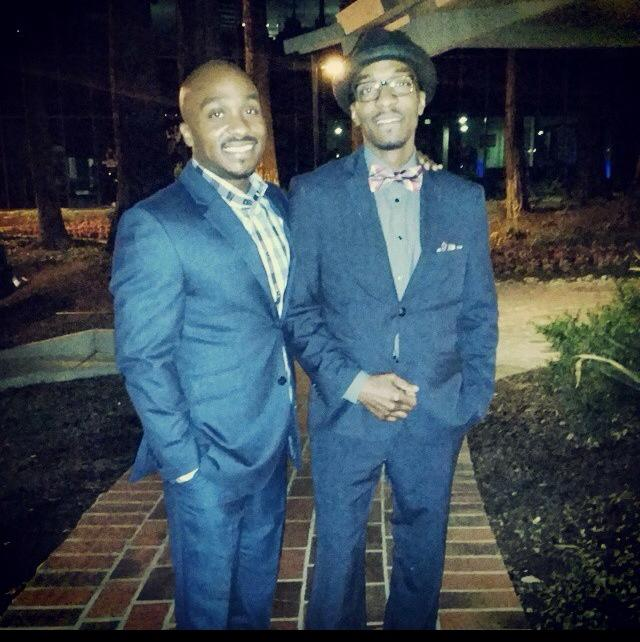
#> input picture me_vale_seans_wedding.jpg, 640 x 642 px
$ python low-light-trace.py
#> lines starting #> are read from the running program, lines starting #| are printed output that depends on the picture; after the words box and inside, x2 and y2 are one past the last pixel; in counts of white or black regions, pixels touching at a corner belong together
import cv2
import numpy as np
import sys
import os

# ==========================================
# SCOTT ENGINE V2.1: LOW-LIGHT MANIFEST
# Logic: CLAHE + Bilateral Denoising
# ==========================================

class ScottPhotoGenerator:
    def __init__(self, image_path):
        self.image_path = image_path
        self.channel_width = 4.0
        self.sign_height = 2.0
        self.min_area = 100 # Increased to ignore noise specs

    def process_photo(self):
        img = cv2.imread(self.image_path)
#> img is the input picture: shape (642, 640, 3); mean B, G, R 82.6, 71.5, 58
        if img is None:
            print(f"Error: Could not load {self.image_path}")
            return None

        gray = cv2.cvtColor(img, cv2.COLOR_BGR2GRAY)
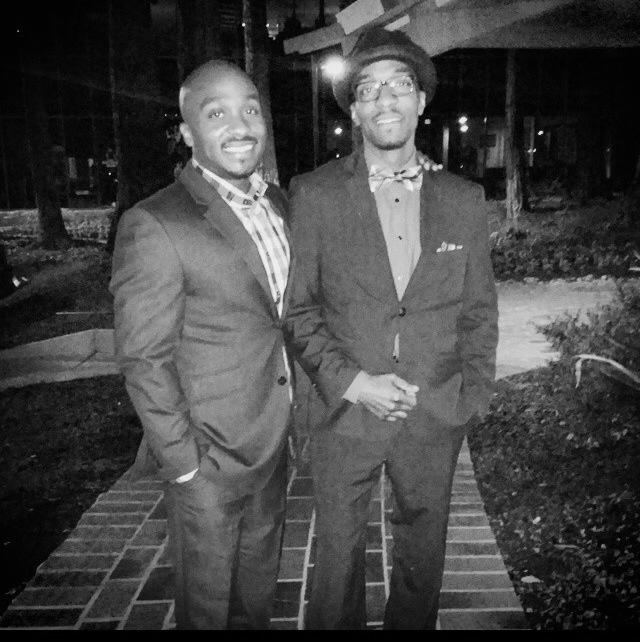
#> gray: shape (642, 640); min 0, max 253, mean 68.7

        # --- V2.1 UPGRADE: SIGNAL BOOST ---

        # 1. CLAHE (Contrast Limited Adaptive Histogram Equalization)
        # This pulls structure out of the shadows
        clahe = cv2.createCLAHE(clipLimit=2.0, tileGridSize=(8,8))
        enhanced = clahe.apply(gray)
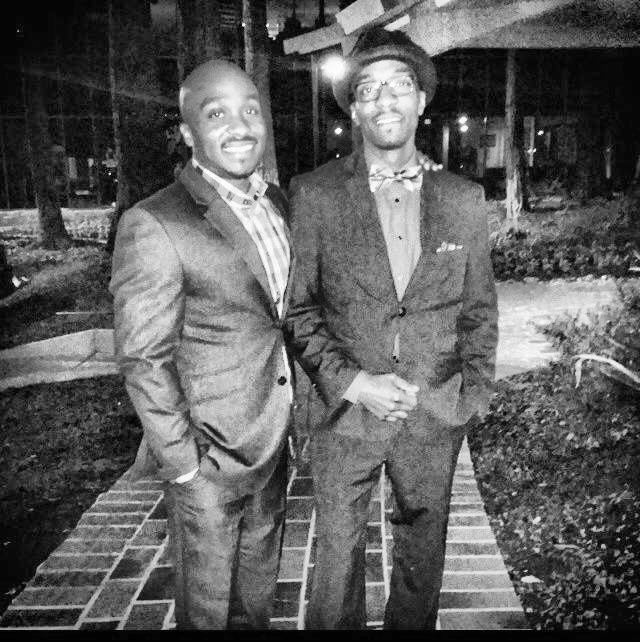
#> enhanced: shape (642, 640); min 0, max 255, mean 93.4

        # 2. Bilateral Filter (The "Shard" Killer)
        # Smooths noise but keeps edges sharp
        filtered = cv2.bilateralFilter(enhanced, 9, 75, 75)
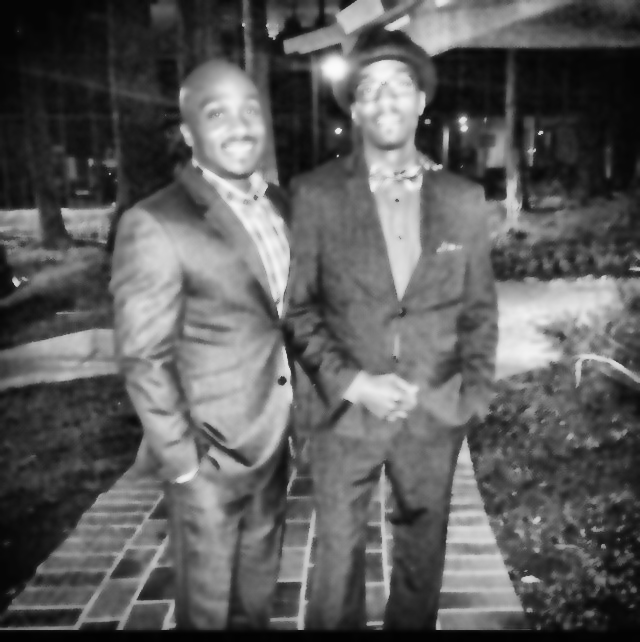
#> filtered: shape (642, 640); min 2, max 251, mean 93.4

        # ----------------------------------

        # Adaptive Threshold (Now working on clean data)
        thresh = cv2.adaptiveThreshold(filtered, 255,
                                     cv2.ADAPTIVE_THRESH_GAUSSIAN_C,
                                     cv2.THRESH_BINARY_INV, 11, 2)
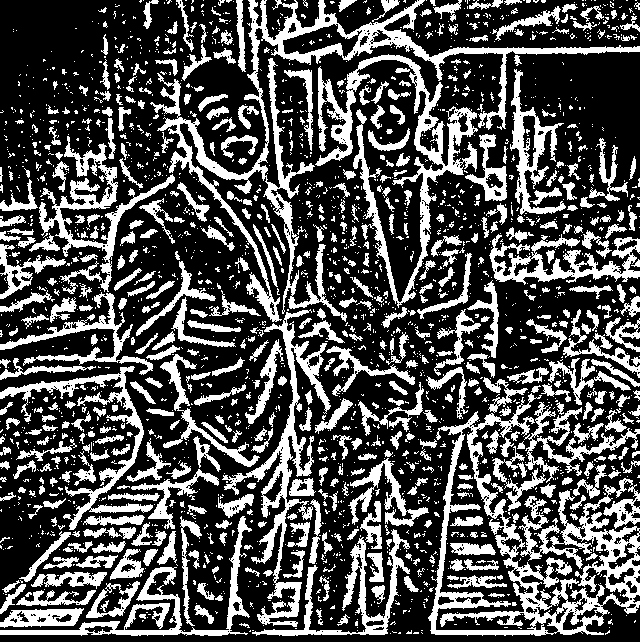
#> thresh: shape (642, 640); 31.7% white; 2277 white regions (1714 under 20 px), largest, box (x1, y1, x2, y2) and area: (428, 393, 640, 636) 12792, (150, 0, 640, 322) 12179, (315, 54, 478, 308) 7183

        # Morphological Closing to connect lines
        kernel = np.ones((2,2), np.uint8)
        thickened = cv2.dilate(thresh, kernel, iterations=1)
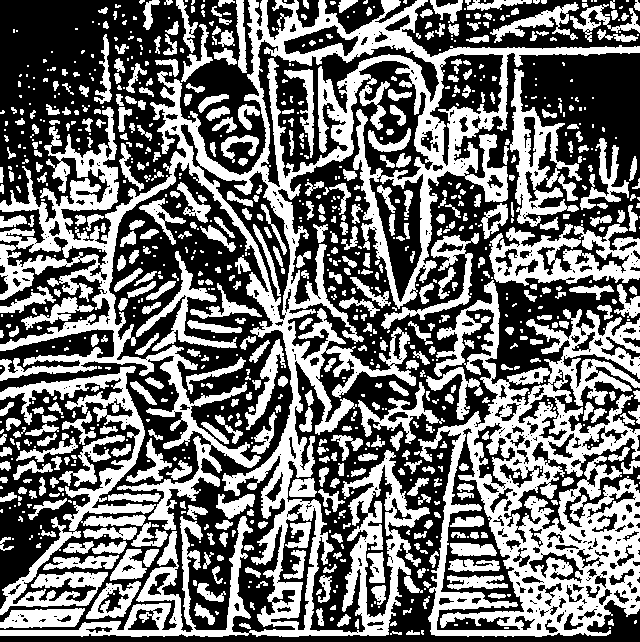
#> thickened: shape (642, 640); 44.7% white; 949 white regions (454 under 20 px)

        # Boundary Tracing
        contours, _ = cv2.findContours(thickened, cv2.RETR_EXTERNAL, cv2.CHAIN_APPROX_SIMPLE)
#> contours = 845 contours, 504 with area under 20; largest, box (x1, y1, x2, y2) and area: (0, 0, 640, 637) 89350, (414, 280, 640, 637) 47892, (0, 366, 168, 615) 7358, (489, 224, 640, 286) 5314, (510, 69, 582, 227) 4192

        manifest_data = []
        print(f"--- PROCESSING LOW-LIGHT MANIFEST ---")

        contours = sorted(contours, key=cv2.contourArea, reverse=True)

        for cnt in contours:
            area = cv2.contourArea(cnt)
            if area < self.min_area: # Filter noise
                continue

            epsilon = 0.0015 * cv2.arcLength(cnt, True) # Slightly looser for noisy images
            approx = cv2.approxPolyDP(cnt, epsilon, True)

            points_list = []
            for p in approx:
                points_list.append([float(p[0][0]), float(-p[0][1])])

            manifest_data.append(points_list)
#> this loop made 845 passes
#> (area, epsilon) on passes 1 to 3: (89349.5, 25.06), (47892.5, 7.43), (7358.5, 4.32)
#> after the loop, manifest_data = 106 items

        return manifest_data

    def generate_scad(self, components):
        output_filename = os.path.splitext(self.image_path)[0] + "_v2.scad"

        if not components: return
        all_points = [p for sublist in components for p in sublist]
        xs = [p[0] for p in all_points]
        ys = [p[1] for p in all_points]
        center_x = (min(xs) + max(xs)) / 2
        center_y = (min(ys) + max(ys)) / 2

        scad_content = f"""
// ==========================================
// SCOTT ENGINE V2.1: LOW-LIGHT MANIFEST
// Source: {self.image_path}
// ==========================================

$fn = 40;
height = {self.sign_height};

module photo_lines() {{
    translate([{-center_x}, {-center_y}, 0]) {{
"""
        for pts in components:
            pts_str = str(pts).replace("'", "")
            scad_content += f"""
        polygon(points={pts_str});
"""
        scad_content += """
    }
}

linear_extrude(height) photo_lines();
// translate([0,0,-1]) cube([200, 200, 1], center=true); // Base plate
"""
        with open(output_filename, "w") as f:
            f.write(scad_content)
        print(f"--- MANIFEST COMPLETE: {output_filename} ---")

if __name__ == "__main__":
    input_file = "me_vale_seans_wedding.jpg"
    if len(sys.argv) > 1:
        input_file = sys.argv[1]

    engine = ScottPhotoGenerator(input_file)
    data = engine.process_photo()
#> data = 106 items
    if data:
        engine.generate_scad(data)
#> in generate_scad, `all_points = [p for sublist in components for p in sublist]`: all_points = 7387 pairs, first value 0 to 639, second value -635 to 0
#> in generate_scad, `xs = [p[0] for p in all_points]`: xs = 7387 values, max 639 at index 0, min 0 at index 24, mean 286.7
#> in generate_scad, `ys = [p[1] for p in all_points]`: ys = 7387 values, max 0 at index 3, min -635 at index 73, mean -303.1
#> in generate_scad, `center_x = (min(xs) + max(xs)) / 2`: center_x = 319.5
#> in generate_scad, `center_y = (min(ys) + max(ys)) / 2`: center_y = -317.5
#> the loop in generate_scad, `for pts in components:` made 106 passes

$ run again, with Copy of vaughn_scott copy.jpg copied over me_vale_seans_wedding.jpg
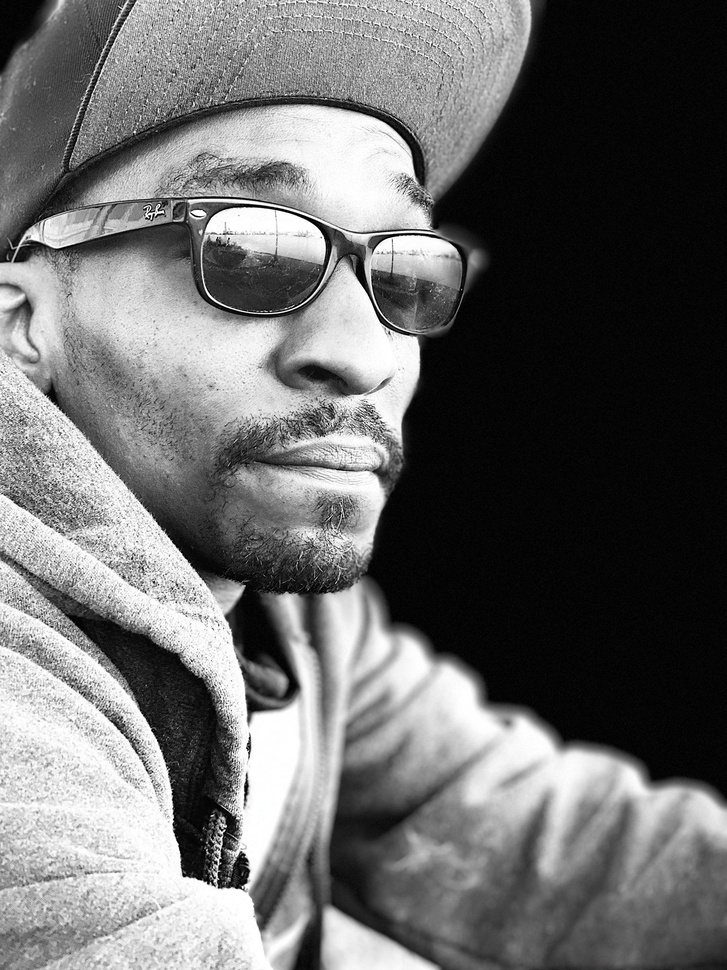
#> input picture Copy of vaughn_scott copy.jpg, 727 x 970 px, shrunk from 1536 x 2048 before the run
#> in process_photo, img is the input picture: shape (970, 727, 3); mean B, G, R 107.1, 107.1, 107.1
#> in process_photo, `thresh = cv2.adaptiveThreshold(filtered, 255, cv2.ADAPTIVE_THRESH_GAUS..`:
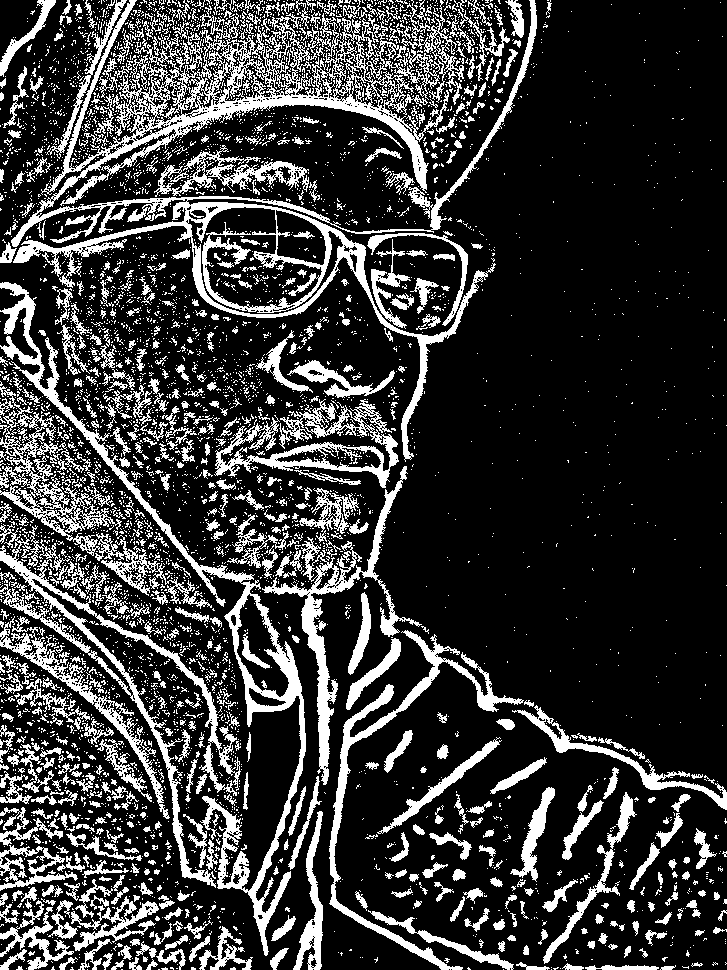
#> thresh: shape (970, 727); 21.9% white; 5236 white regions (4596 under 20 px), largest, box (x1, y1, x2, y2) and area: (11, 0, 537, 462) 32150, (0, 282, 306, 956) 10313, (0, 524, 241, 888) 6969
#> in process_photo, `thickened = cv2.dilate(thresh, kernel, iterations=1)`:
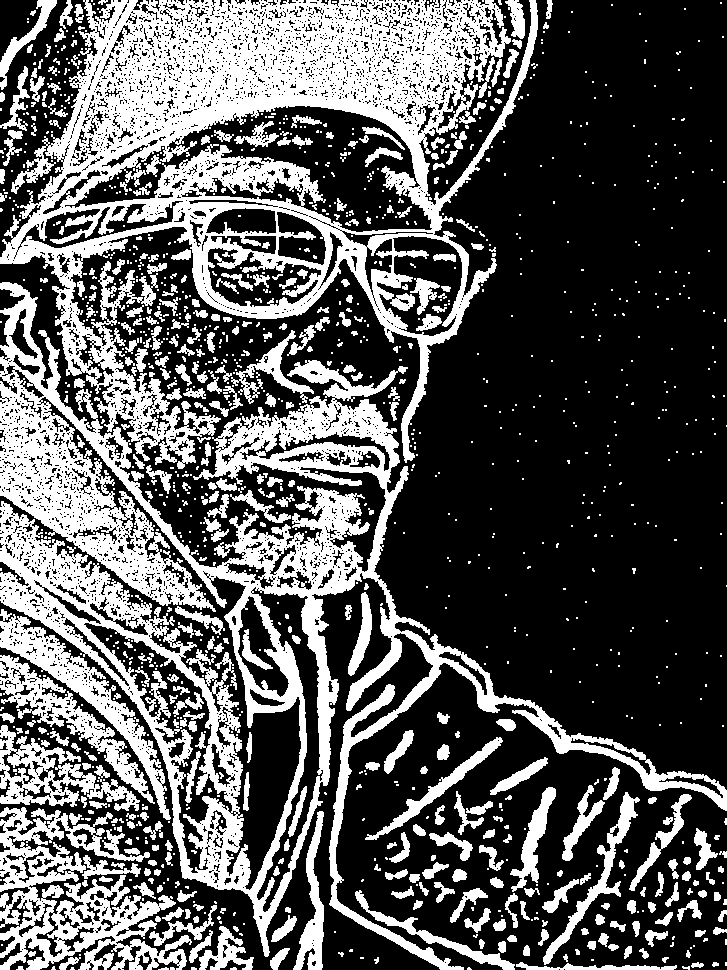
#> thickened: shape (970, 727); 34.8% white; 1250 white regions (862 under 20 px)
#> contours = 1026 contours, 766 with area under 20; largest, box (x1, y1, x2, y2) and area: (0, 0, 538, 469) 127699, (0, 282, 727, 970) 104546, (0, 807, 192, 970) 13953, (0, 609, 171, 820) 5484, (0, 725, 140, 811) 4648
#> the loop in process_photo, `for cnt in contours:` made 1026 passes
#> (area, epsilon) on passes 1 to 3: (127699, 11.08), (104546, 18.71), (13953, 5.87)
#> after the loop in process_photo, `for cnt in contours:`: manifest_data = 68 items
#> all_points = 5254 pairs, first value 0 to 726, second value -969 to 0
#> xs = 5254 values, max 726 at index 150, min 0 at index 16, mean 307.1
#> ys = 5254 values, max 0 at index 0, min -969 at index 142, mean -655.4
#> center_x = 363
#> center_y = -484.5
#> the loop in generate_scad, `for pts in components:` made 68 passes

$ run again, with fake-2.jpg copied over me_vale_seans_wedding.jpg
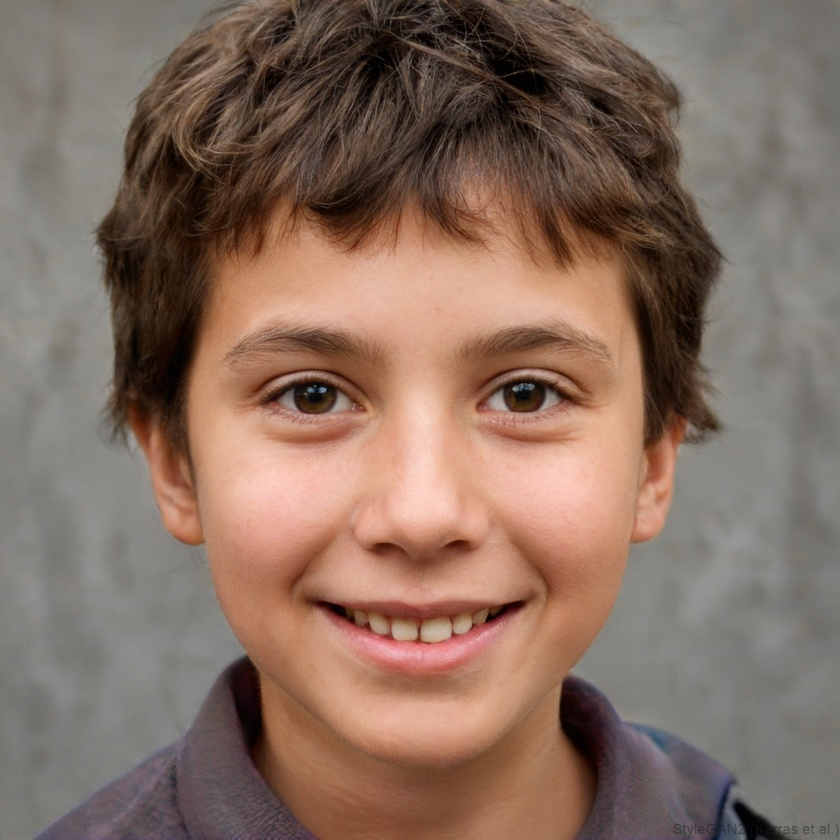
#> input picture fake-2.jpg, 840 x 840 px, shrunk from 1024 x 1024 before the run
#> in process_photo, img is the input picture: shape (840, 840, 3); mean B, G, R 96.7, 109.8, 133.9
#> in process_photo, `thresh = cv2.adaptiveThreshold(filtered, 255, cv2.ADAPTIVE_THRESH_GAUS..`:
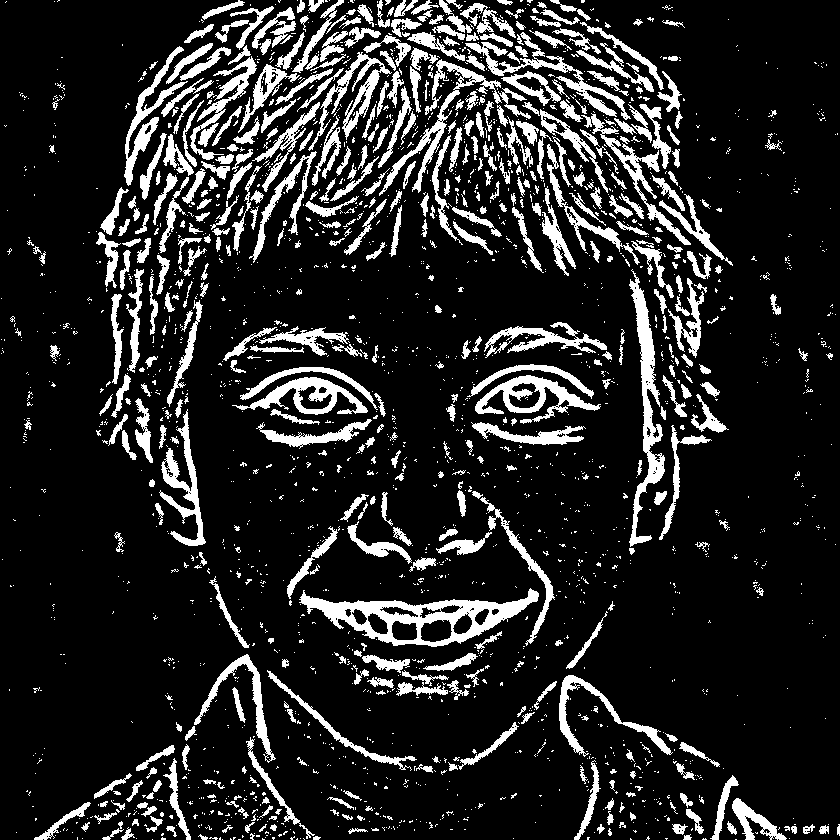
#> thresh: shape (840, 840); 14.8% white; 2354 white regions (1854 under 20 px), largest, box (x1, y1, x2, y2) and area: (299, 588, 539, 647) 4772, (629, 269, 665, 547) 2909, (379, 59, 502, 196) 2040
#> in process_photo, `thickened = cv2.dilate(thresh, kernel, iterations=1)`:
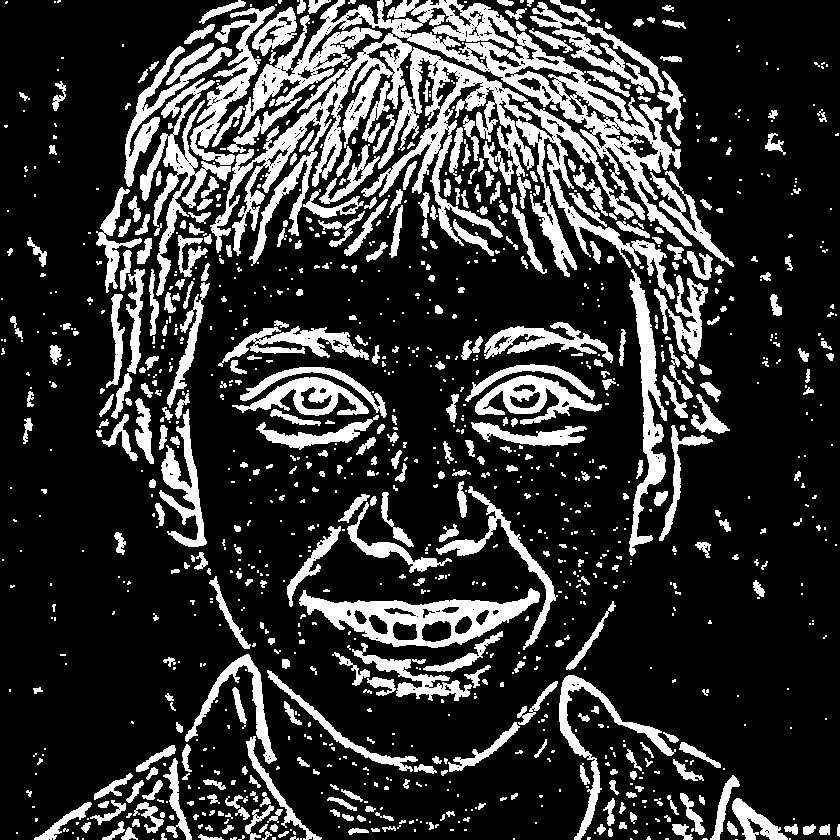
#> thickened: shape (840, 840); 21.1% white; 1145 white regions (687 under 20 px)
#> contours = 1139 contours, 789 with area under 20; largest, box (x1, y1, x2, y2) and area: (210, 0, 692, 299) 41048, (299, 588, 540, 648) 7067, (140, 78, 231, 296) 3541, (629, 269, 667, 556) 3246, (190, 6, 275, 165) 2847
#> the loop in process_photo, `for cnt in contours:` made 1139 passes
#> (area, epsilon) on passes 1 to 3: (41048, 15.88), (7067, 0.963), (3541, 2.16)
#> after the loop in process_photo, `for cnt in contours:`: manifest_data = 129 items
#> all_points = 9698 pairs, first value 27 to 787, second value -839 to 0
#> xs = 9698 values, max 787 at index 2821, min 27 at index 8320, mean 389.3
#> ys = 9698 values, max 0 at index 89, min -839 at index 908, mean -414.1
#> center_x = 407
#> center_y = -419.5
#> the loop in generate_scad, `for pts in components:` made 129 passes
